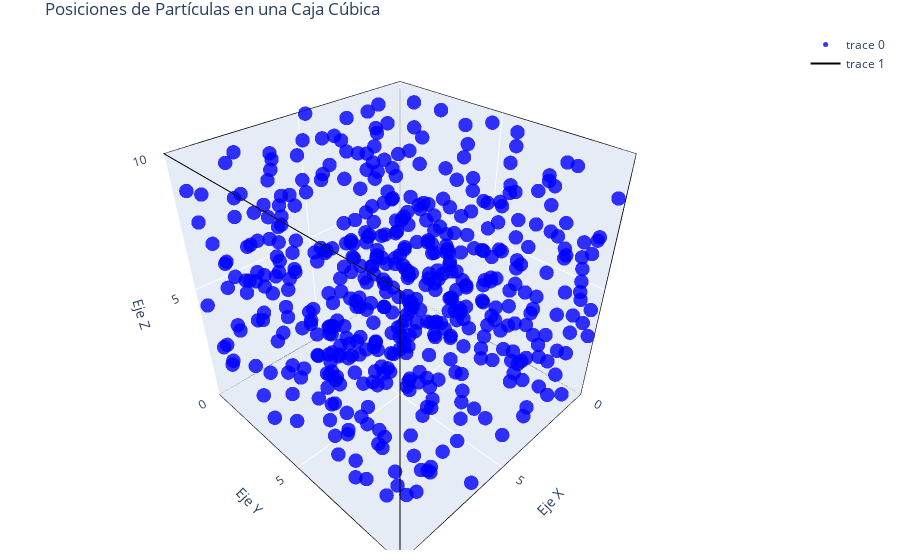

The cell this chart's notebook holds for it:
### Code cell
# Definamos las variables del sistema
N = 500 # Número de partículas 
L = 10  # Longitud del lado de la caja cúbica [UC]
T = 300 # Temperatura en [UC]
Ma = 1 # Masa de un átomo de hidrógeno en daltons

# Generemos las posiciones de las partículas aleatorias
posiciones = generar_posiciones_particulas(N, L)

# Graficar las posiciones y la caja cúbica
graficar_posiciones_particulas(posiciones, L)

### Figure 1 — Plotly figure (JSON) as saved in the notebook; plotly's stock layout.template omitted (floating-point values rounded to 4 significant figures; data arrays with more than 128 entries replaced by an {"elided": "..."} marker saying what was removed)
{"data": [{"marker": {"color": "blue", "opacity": 0.8, "size": 5}, "mode": "markers", "type": "scatter3d", "x": {"elided": "500 float values"}, "y": {"elided": "500 float values"}, "z": {"elided": "500 float values"}}, {"line": {"color": "black", "width": 2}, "mode": "lines", "type": "scatter3d", "x": [0, 10, 10, 0, 0, 0, 10, 10, 10, 10, 0, 0, 0, 0], "y": [0, 0, 10, 10, 0, 0, 0, 10, 10, 0, 0, 10, 10, 0], "z": [0, 0, 0, 0, 0, 10, 10, 10, 0, 0, 0, 0, 10, 10]}], "layout": {"margin": {"b": 10, "l": 10, "r": 10, "t": 30}, "scene": {"aspectmode": "manual", "aspectratio": {"x": 1, "y": 1, "z": 1}, "xaxis": {"nticks": 4, "range": [0, 10], "title": {"text": "Eje X"}}, "yaxis": {"nticks": 4, "range": [0, 10], "title": {"text": "Eje Y"}}, "zaxis": {"nticks": 4, "range": [0, 10], "title": {"text": "Eje Z"}}}, "title": {"text": "Posiciones de Partículas en una Caja Cúbica"}}}
